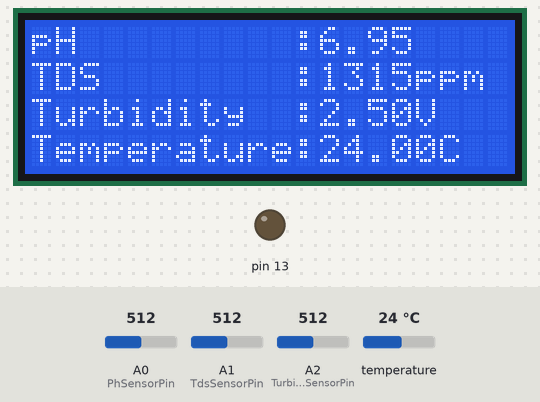
Recording of a sketch running on a simulated Arduino Uno, built with avr-gcc and run on an emulated ATmega328P. Shown: 20×4 character LCD, output pins drawn as LEDs (lit = HIGH). Inputs (shaded band) come from the test bench; at power-on: temperature 24 °C, A1 (TdsSensorPin) = 512, A0 (PhSensorPin) = 512, A2 (TurbiditySensorPin) = 512. What the sketch prints to the serial monitor is not drawn.

Above: at 10.7 s.
10.8 s: temperature set to 10.4 °C
At 17.9 s:
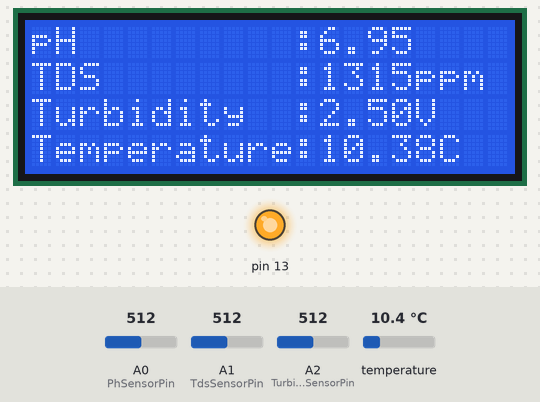
19.6 s: temperature set to 9.5 °C
At 25.0 s:
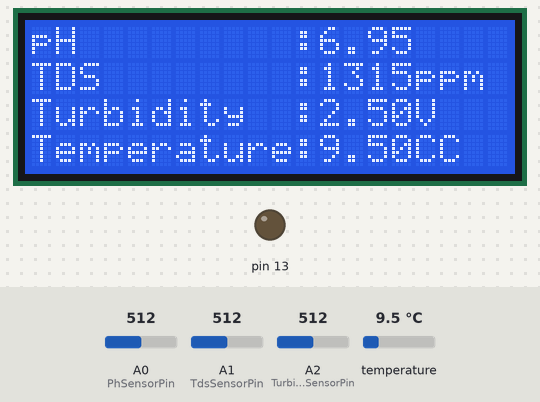
31.5 s: A1 (TdsSensorPin) set to 451
At 41.7 s:
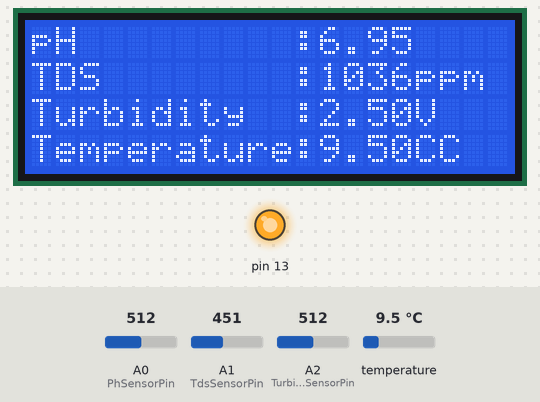
42.4 s: A1 (TdsSensorPin) set to 425
At 54.4 s:
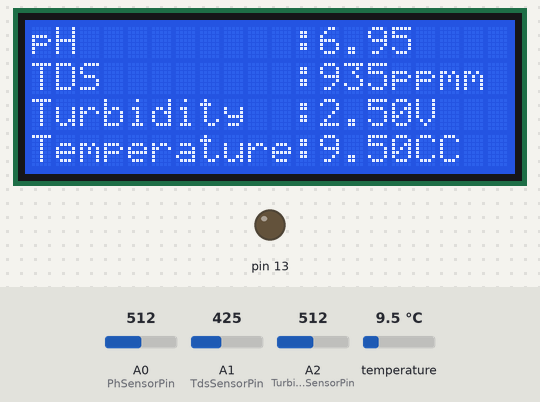
54.6 s: temperature set to 12 °C
At 61.2 s:
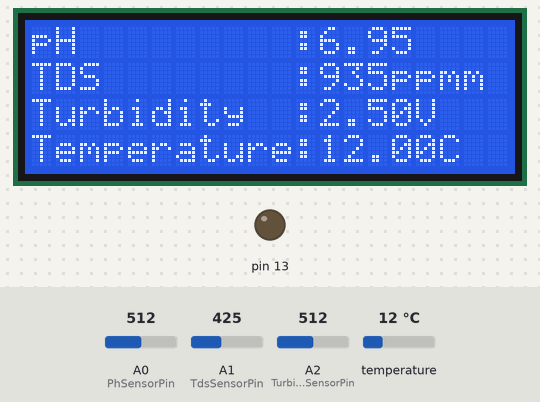
66.8 s: A1 (TdsSensorPin) set to 55
At 77.4 s:
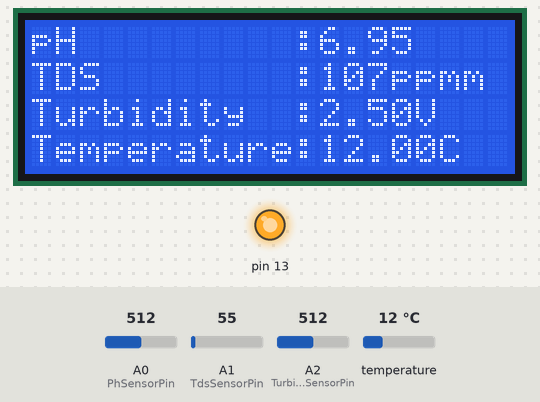
78.1 s: A1 (TdsSensorPin) set to 46
Timing chart, 0 to 91.0 s (numbered marks = the images above; inputs shaded):
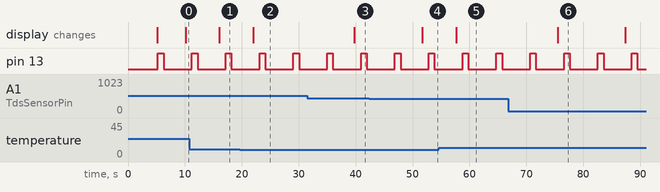

The sketch:

9.1.PH+TDS+Turbidity+Temperature+20x4_LCD-code.ino
```cpp
#define PhSensorPin A0       // the pH meter Analog output is connected with the Arduino’s Analog A0
unsigned long int avgValue;  //Store the average value of the sensor feedback
float b;
int buf[10], temp;


// #include <EEPROM.h>
#include "GravityTDS.h"
#define TdsSensorPin A1
GravityTDS gravityTds;
float temperature = 25, tdsValue = 0;


#define TurbiditySensorPin A2


#include <OneWire.h>
#include <DallasTemperature.h>
// Data wire is conntec to the Arduino digital pin 3
#define ONE_WIRE_BUS 3  //Connect temperature sensor output i.e yellow wire to Digital Pin 3 (Because pin 0 is reserved for Rx and pin 1 is reserved for Tx)
// Setup a oneWire instance to communicate with any OneWire devices
OneWire oneWire(ONE_WIRE_BUS);
// Pass our oneWire reference to Dallas Temperature sensor
DallasTemperature sensors(&oneWire);


#include <LiquidCrystal_I2C.h>
LiquidCrystal_I2C lcd(0x27, 20, 4); // I2C address 0x27, 20 column and 4 rows


void setup() {   // Put setup code here, to run once

  pinMode(13, OUTPUT);
  Serial.begin(9600);
  Serial.println("Ready");  //Test the serial monitor


  gravityTds.setPin(TdsSensorPin);
  gravityTds.setAref(5.0);       //reference voltage on ADC, default 5.0V on Arduino UNO
  gravityTds.setAdcRange(1024);  //1024 for 10bit ADC;4096 for 12bit ADC
  gravityTds.begin();            //initialization


  sensors.begin();


  lcd.init(); // initialize the lcd
  lcd.backlight();
  lcd.setCursor(0, 1);               // move cursor to the second row
  lcd.print("  EDP Project sem-6");  // print message at the second row
  lcd.setCursor(0, 2);               // move cursor to the third row
  lcd.print("  Dr.Munesh Singh");    // print message at the third row
  delay(5000);
  lcd.clear();

  lcd.setCursor(0, 0);            // move cursor the first row
  lcd.print("pH         :");      // print message at the first row
  lcd.setCursor(0, 1);            // move cursor to the second row
  lcd.print("TDS        :");      // print message at the second row
  lcd.setCursor(0, 2);            // move cursor to the third row
  lcd.print("Turbidity  :");      // print message at the third row
  lcd.setCursor(0, 3);            // move cursor to the fourth row
  lcd.print("Temperature:");      // print message the fourth row
}


void loop() {   // Put main code here, to run repeatedly

  //PH Code
  for (int i = 0; i < 10; i++)  //Get 10 sample value from the sensor for smooth the value
  {
    buf[i] = analogRead(PhSensorPin);
    delay(10);
  }
  for (int i = 0; i < 9; i++)  //sort the analog from small to large
  {
    for (int j = i + 1; j < 10; j++) {
      if (buf[i] > buf[j]) {
        temp = buf[i];
        buf[i] = buf[j];
        buf[j] = temp;
      }
    }
  }
  avgValue = 0;
  for (int i = 2; i < 8; i++)  //take the average value of 6 center sample
    avgValue += buf[i];
  float phValue = (float)avgValue * 5.0 / 1024 / 6;  //convert the analog into millivolt
  phValue = 3.5 * phValue;                           //convert the millivolt into pH value
  //Below 2 Lines added for our faulty chinese ph sensor for calibiration via software
  phValue = phValue - 1.7;  //Our ph sensor is always giving 1.7 units extra when put in fresh water which should ideally yield 7,so we subtracted this extra value
  phValue = 14 - phValue;   //Our ph sensor is showing acidic values as greater than 7 and basic values as less than 7,so to reverse it we did 14-phValue operation
  Serial.print("pH:");
  Serial.print(phValue, 2);  //We are printing the phValue with 2 decimal places
  Serial.println(" ");
  digitalWrite(13, HIGH);
  delay(1000);
  digitalWrite(13, LOW);


  //TDS Code
  //temperature = readTemperature();  //add your temperature sensor and read it
  gravityTds.setTemperature(temperature);  // set the temperature and execute temperature compensation
  gravityTds.update();                     //sample and calculate
  tdsValue = gravityTds.getTdsValue();     // then get the value
  Serial.print("TDS:");
  Serial.print(tdsValue, 0);  //We are printing the tdsValue with 0 decimal places on serial monitor
  Serial.println("ppm");
  delay(1000);


  //Turbidity code
  int sensorValue = analogRead(TurbiditySensorPin);  // read the input on analog pin 0
  float voltage = sensorValue * (5.0 / 1024.0);      // Convert the analog reading (which goes from 0 - 1023) to a voltage (0 - 5V):
  Serial.print("Turbidity:");
  Serial.print(voltage);  // print out the value of analog voltage read by the turbidy sensor
  Serial.println("V");
  delay(1000);


  //Temperature  code
  // Call sensors.requestTemperatures() to issue a global temperature and Requests to all devices on the bus
  sensors.requestTemperatures();
  Serial.print("Temperature:");
  Serial.print(sensors.getTempCByIndex(0));
  Serial.println("C");
  delay(1000);


  //20x4 LCD Display code
  lcd.setCursor(0, 0);                  // move cursor the first row
  lcd.print("pH         :");            // print message at the first row
  lcd.print(phValue);
  lcd.setCursor(0, 1);                  // move cursor to the second row
  lcd.print("TDS        :");            // print message at the second row
  lcd.print(tdsValue, 0);               //We are printing the tdsValue with 0 decimal places on LCD Display also.
  lcd.print("ppm");
  lcd.setCursor(0, 2);                  // move cursor to the third row
  lcd.print("Turbidity  :");            // print message at the third row
  lcd.print(voltage);
  lcd.print("V");
  lcd.setCursor(0, 3);                  // move cursor to the fourth row
  lcd.print("Temperature:");            // print message the fourth row
  lcd.print(sensors.getTempCByIndex(0));
  lcd.print("C");
  delay(1000);
}
```

Measured:
- the behaviour switches between 10 and 9.9 °C on temperature (found by bisection; images 1 and 2)
- the behaviour switches between 442 and 441 on A1 (TdsSensorPin) (found by bisection; images 3 and 4)
- after the input at 10.8 s, the display: changes after 5.3 s (image 1)
- after the input at 19.6 s, the display: changes after 2.4 s (image 2)
- after the input at 31.5 s, the display: changes after 8.3 s (image 3)
- after the input at 42.4 s, the display: changes after 9.3 s (image 4)
- after the input at 54.6 s, the display: changes after 3.1 s (image 5)
- after the input at 66.8 s, the display: changes after 8.7 s (image 6)
